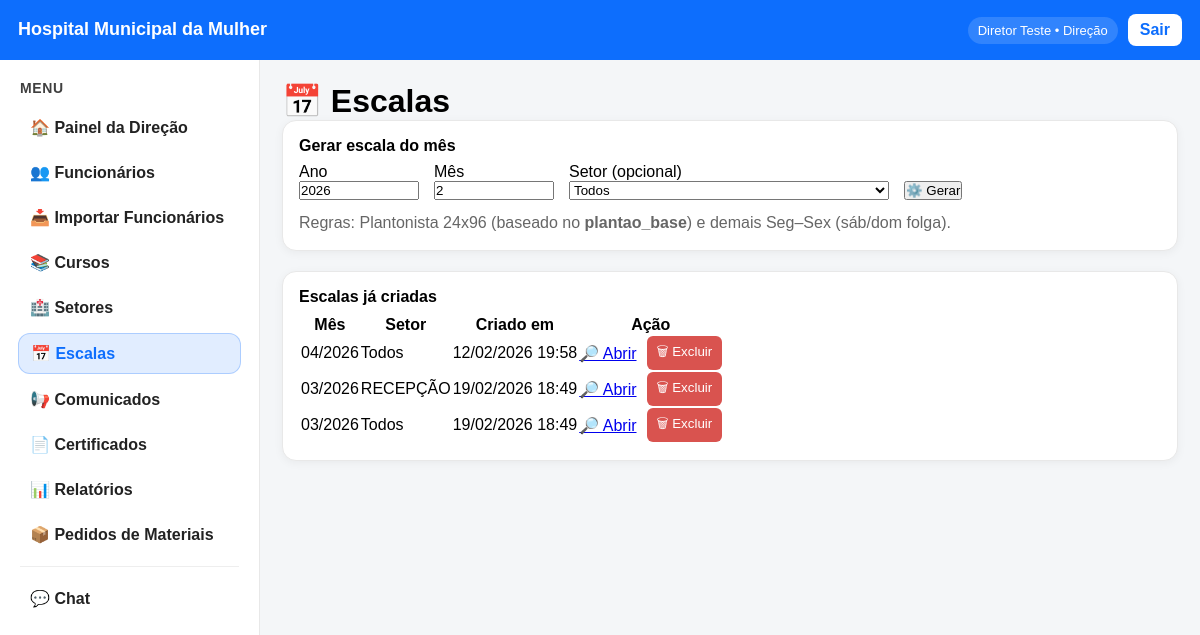
/admin/escalas (signed in), run on the app's committed database.
### models.py (models this page shows)
class Funcionario(db.Model):
    __tablename__ = "funcionario"
    id = db.Column(db.Integer, primary_key=True)
    nome = db.Column(db.String(120))
    cpf = db.Column(db.String(14), unique=True)
    senha = db.Column(db.String(50))
    funcao = db.Column(db.String(50))  # "Direção" / "Funcionário"
    status = db.Column(db.String(20))
    telefone = db.Column(db.String(20))
    email = db.Column(db.String(120))
    matricula = db.Column(db.String(30))
    setor = db.Column(db.String(80))
    cargo = db.Column(db.String(80))
    data_admissao = db.Column(db.String(20))
    nascimento = db.Column(db.String(20))
    turno = db.Column(db.String(20))
    tipo_vinculo = db.Column(db.String(30))
    carga_horaria = db.Column(db.String(20))
    observacoes = db.Column(db.Text)
    escala_tipo = db.Column(db.String(30), default="SEG_SEX")
    plantao_base = db.Column(db.String(10), nullable=True)
    escalas_itens = db.relationship("EscalaItem", backref="funcionario", lazy=True)

class EscalaMes(db.Model):
    __tablename__ = "escala_mes"
    id = db.Column(db.Integer, primary_key=True)
    ano = db.Column(db.Integer, nullable=False)
    mes = db.Column(db.Integer, nullable=False)  # 1-12
    setor = db.Column(db.String(80), nullable=True)
    criado_em = db.Column(db.DateTime, default=datetime.utcnow)
    criado_por_id = db.Column(db.Integer, db.ForeignKey("funcionario.id"), nullable=True)
    itens = db.relationship("EscalaItem", backref="escala_mes", cascade="all, delete-orphan")
    __table_args__ = (
        db.UniqueConstraint("ano", "mes", "setor", name="uq_escala_mes_ano_mes_setor"),
    )

### app.py (the view)
@app.route("/admin/escalas")
@login_required
@direcao_required
def admin_escalas():
    escalas = EscalaMes.query.order_by(EscalaMes.ano.desc(), EscalaMes.mes.desc()).all()
    hoje = datetime.now()
    return render_template(
        "admin/escalas.html",
        escalas=escalas,
        default_ano=hoje.year,
        default_mes=hoje.month
    )

### app.py (called while the page is built)
@app.context_processor
def inject_user():
    user = None
    if "user_id" in session:
        user = Funcionario.query.get(session["user_id"])
    return dict(user=user)

def login_required(view):
    @wraps(view)
    def wrapped_view(*args, **kwargs):
        if "user_id" not in session:
            return redirect(url_for("login"))
        return view(*args, **kwargs)
    return wrapped_view

def direcao_required(view):
    @wraps(view)
    def wrapped_view(*args, **kwargs):
        if session.get("funcao") != "Direção":
            return redirect(url_for("acesso_negado"))
        return view(*args, **kwargs)
    return wrapped_view

### templates/admin/escalas.html (shortened to what this page needs)
{% extends "base.html" %}
{% block content %}
<h1>📅 Escalas</h1>
<div class="card" style="margin-bottom:20px;">
  <h3>Gerar escala do mês</h3>
  <form method="post"
        action="{{ url_for('admin_escalas_gerar') }}"
        style="display:flex; gap:15px; flex-wrap:wrap; align-items:end;">
    <div>
      <label>Ano</label><br>
      <input type="number"
             name="ano"
             value="{{ default_ano or 2026 }}"
             required
             style="width:120px;">
    </div>
    <div>
      <label>Mês</label><br>
      <input type="number"
             name="mes"
             min="1"
             max="12"
             value="{{ default_mes or '' }}"
             required
             style="width:120px;">
    </div>
    <div>
      <label>Setor (opcional)</label><br>
      <select name="setor" style="width:320px;">
        <option value="">Todos</option>
      </select>
    </div>
    <div>
      <button class="btn" type="submit">⚙️ Gerar</button>
    </div>
  </form>
  <p style="color:#666; margin-top:12px;">
    Regras: Plantonista 24x96 (baseado no <strong>plantao_base</strong>) e demais Seg–Sex (sáb/dom folga).
  </p>
</div>
<div class="card">
  <h3>Escalas já criadas</h3>
  {% if escalas %}
    <table class="table">
      <tr>
        <th>Mês</th>
        <th>Setor</th>
        <th>Criado em</th>
        <th>Ação</th>
      </tr>
      {% for e in escalas %}
      <tr>
        <td>{{ "%02d"|format(e.mes) }}/{{ e.ano }}</td>
        <td>{{ e.setor or "Todos" }}</td>
        <td>{{ e.criado_em.strftime("%d/%m/%Y %H:%M") if e.criado_em else "-" }}</td>
        <td style="display:flex; gap:10px; align-items:center;">
          <a href="{{ url_for('admin_escala_mes', escala_mes_id=e.id) }}">
            🔎 Abrir
          </a>
          <form method="post"
                action="{{ url_for('admin_excluir_escala', escala_mes_id=e.id) }}"
                onsubmit="return confirm('Deseja excluir a escala {{ '%02d'|format(e.mes) }}/{{ e.ano }}?');"
                style="margin:0;">
            <button type="submit"
                    style="background:#d9534f;
                           color:white;
                           border:0;
                           padding:6px 10px;
                           border-radius:6px;
                           cursor:pointer;">
              🗑 Excluir
            </button>
          </form>
        </td>
      </tr>
      {% endfor %}
    </table>
  {% else %}
    <p>Nenhuma escala criada ainda.</p>
  {% endif %}
</div>
{% endblock %}

### templates/base.html (shortened to what this page needs)
<!DOCTYPE html>
<html lang="pt-br">
<head>
    <link rel="stylesheet" href="{{ url_for('static', filename='style.css') }}">
</head>
<body>
<header class="topbar">
    <div class="topbar-left">
        <div class="brand">Hospital Municipal da Mulher</div>
    </div>
    <div class="topbar-right">
        {% if user %}
            <span class="user-pill">
                {{ user.nome }} • {{ user.funcao }}
            </span>
            <a class="btn-top" href="/logout">Sair</a>
        {% endif %}
    </div>
</header>
<div class="app-shell">
<aside class="sidebar-menu">
<div class="sidebar-title">Menu</div>
{% if user %}
{% if user.funcao == "Direção" %}
<a class="nav-item {% if request.path == '/admin' %}active{% endif %}"
   href="/admin">🏠 Painel da Direção</a>
<a class="nav-item {% if request.path.startswith('/admin/funcionarios') %}active{% endif %}"
   href="/admin/funcionarios">👥 Funcionários</a>
<a class="nav-item {% if request.path.startswith('/admin/importar-funcionarios') %}active{% endif %}"
   href="/admin/importar-funcionarios">📥 Importar Funcionários</a>
<a class="nav-item {% if request.path.startswith('/admin/cursos') %}active{% endif %}"
   href="/admin/cursos">📚 Cursos</a>
<a class="nav-item {% if request.path.startswith('/admin/setores') %}active{% endif %}"
   href="/admin/setores">🏥 Setores</a>
<a class="nav-item {% if request.path.startswith('/admin/escalas') %}active{% endif %}"
   href="/admin/escalas">📅 Escalas</a>
<a class="nav-item {% if request.path.startswith('/admin/comunicados') %}active{% endif %}"
   href="/admin/comunicados">📢 Comunicados</a>
<a class="nav-item {% if request.path.startswith('/admin/certificados') %}active{% endif %}"
   href="/admin/certificados">📄 Certificados</a>
<a class="nav-item {% if request.path.startswith('/admin/relatorios') %}active{% endif %}"
   href="/admin/relatorios">📊 Relatórios</a>
<a class="nav-item {% if request.path.startswith('/admin/pedidos-materiais') %}active{% endif %}"
   href="/admin/pedidos-materiais">📦 Pedidos de Materiais</a>
<div class="nav-divider"></div>
<a class="nav-item {% if request.path.startswith('/chat') %}active{% endif %}"
   href="/chat">💬 Chat</a>
{% endif %}
{% else %}
<a class="nav-item" href="/login">🔐 Login</a>
{% endif %}
</aside>
<main class="main-content">
{% block content %}{% endblock %}
</main>
</div>
</body>
</html>

### static/style.css (style rules this page uses)
* { margin: 0; padding: 0; box-sizing: border-box; font-family: Arial, Helvetica, sans-serif; }
.topbar { background: #0d6efd; color: white; padding: 15px; }
.topbar { background:#0d6efd; color:#fff; padding:14px 18px; display:flex; align-items:center; justify-content:space-between; }
.topbar-left .brand { font-size:18px; font-weight:700; }
.topbar-right { display:flex; gap:10px; align-items:center; }
.user-pill { background:rgba(255,255,255,.15); padding:6px 10px; border-radius:999px; font-size:13px; }
.btn-top { background:#fff; color:#0d6efd; padding:7px 12px; border-radius:8px; text-decoration:none; font-weight:700; }
.app-shell { display:flex; min-height:calc(100vh - 56px); background:#f4f6f8; }
.sidebar-menu { width:260px; background:#fff; border-right:1px solid #e6e6e6; padding:14px; }
.sidebar-title { font-weight:700; margin-bottom:10px; color:#111; }
.nav-item { display:block; padding:10px 10px; border-radius:10px; color:#222; text-decoration:none; margin-bottom:6px; }
.nav-divider { height:1px; background:#eee; margin:10px 0; }
.main-content { flex:1; padding:22px; }
.card { background:#fff; border:1px solid #e6e6e6; border-radius:12px; padding:16px; box-shadow:0 2px 8px rgba(0,0,0,.05); }
.sidebar-menu { width:260px; background:#fff; border-right:1px solid #e8e8e8; padding:14px 12px; }
.sidebar-title { font-weight:800; margin:6px 8px 12px; color:#111; font-size:14px; text-transform:uppercase; letter-spacing:.6px; opacity:.8; }
.nav-item { display:flex; align-items:center; gap:10px; padding:10px 12px; border-radius:12px; color:#222; text-decoration:none; margin:6px 6px; font-weight:600; }
.nav-item.active { background:rgba(13,110,253,.12); color:#0d6efd; border:1px solid rgba(13,110,253,.25); }
.nav-divider { height:1px; background:#eee; margin:12px 8px; }
.card { background:#fff; border:1px solid #e8e8e8; border-radius:14px; padding:16px; box-shadow:0 2px 10px rgba(0,0,0,.05); }
.card h3 { margin:0 0 8px; font-size:16px; }
.card p { margin:0; color:#555; line-height:1.4; }

### data on the page
Funcionario: nome "Diretor Teste", funcao "Direção"
EscalaMes: mes "04", ano "2026", setor "Todos", criado_em "12/02/2026 19:58"
EscalaMes: mes "03", ano "2026", setor "RECEPÇÃO", criado_em "19/02/2026 18:49"
EscalaMes: mes "03", ano "2026", setor "Todos", criado_em "19/02/2026 18:49"
